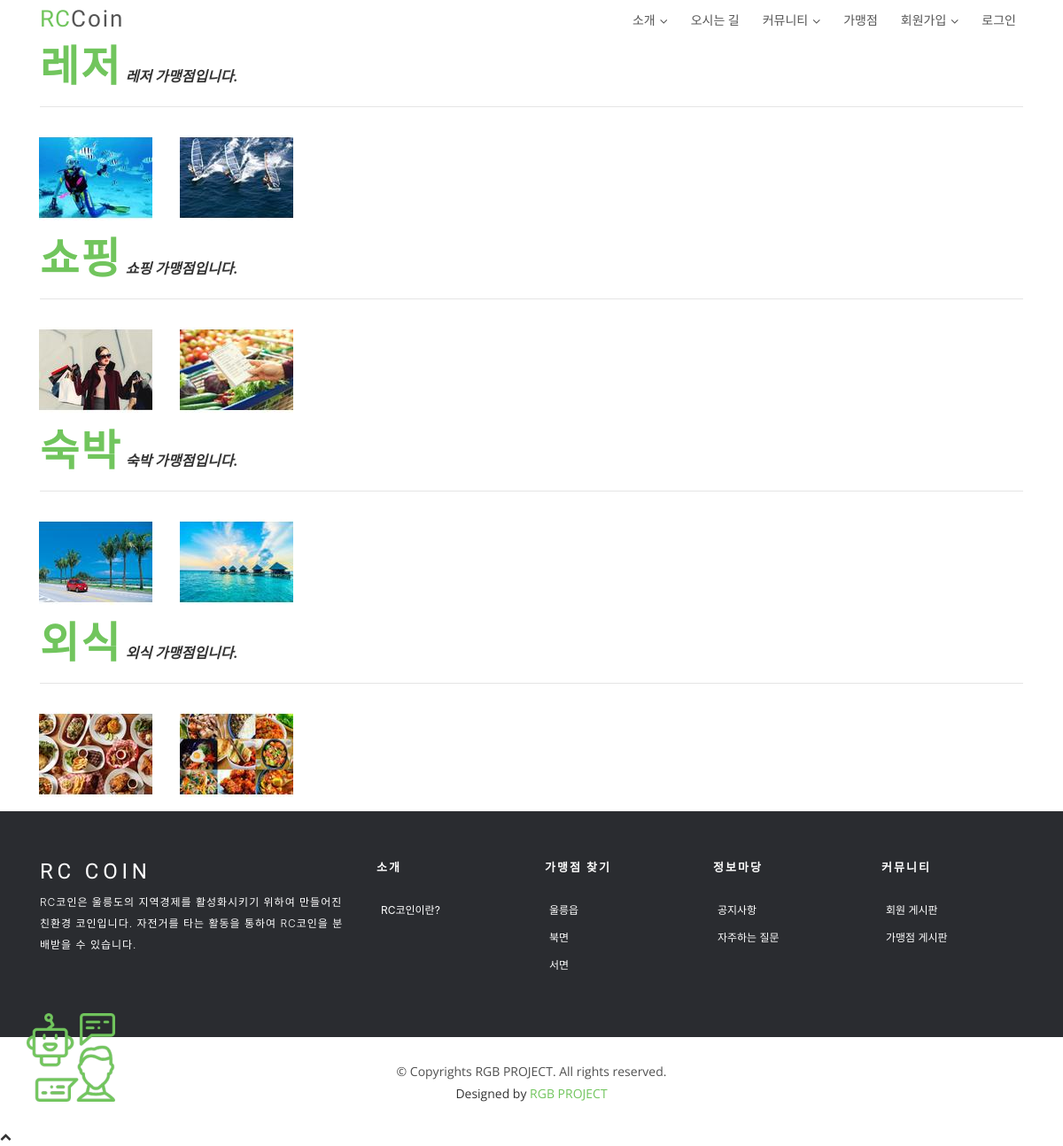
The app's page /photo/ with its own data.
### photo/models.py (models this page shows, shortened)
@python_2_unicode_compatible
class Album(models.Model):
    name = models.CharField(max_length=50)
    description = models.CharField('One Line Description', max_length=100, blank=True)
    class Meta:
        ordering = ['name']

@python_2_unicode_compatible
class Photo(models.Model):
    album = models.ForeignKey('Album', on_delete=models.CASCADE)
    title = models.CharField(max_length=50)
    image = ThumbnailImageField(upload_to='photo/%Y/%m')
    description = models.TextField('Photo Description', blank=True)
    upload_date = models.DateTimeField('Upload Date', auto_now_add=True)
    class Meta:
        ordering = ['title']
    def get_absolute_url(self):
        return reverse('photo:photo_detail', args=(self.id,))

### photo/views.py (the view)
class AlbumLV(ListView):
    model = Album

### photo/fields.py (called while the page is built)
def _add_thumb(s):
    parts = s.split(".")
    parts.insert(-1, "thumb")
    if parts[-1].lower() not in ['jpeg','jpg']:
        parts[-1]='jpg'
    return ".".join(parts)

    def _get_thumb_url(self):
        return _add_thumb(self.url)

### photo/templates/photo/album_list.html (shortened to what this page needs)
{% extends 'index_base.html' %}
{% load staticfiles %}
{% block content %}
{% block extrastyle %}{% static "photo/photo.css" %}{% endblock %}
<section id="team">
    <div class="container">
        <br>
        {% for item in object_list %}
        <div class="clear_float">
            <h2 id="a" style="display:inline"><a href="{% url 'photo:album_detail' item.id %}"> {{ item.name }}</a></h2>
            <b><i>{{ item.description }}</i></b>
        </div>
        <hr/>
        <div class="album-list">
            <div class="row">
                {% for photo in item.photo_set.all|slice:":5" %}
                <div class="album-list-photo">
                    <a href="{{ photo.get_absolute_url }}">
                    <img class="thumbnail" src="{{ photo.image.thumb_url }}" />
                    </a>
                </div>
                {% endfor %}
            </div>
        </div>
        {% endfor %}
    </div>
</section>
{% endblock content %}

### static/css/style.css (style rules this page uses)
body { background-color: #fff; color: #333; }
h1, h2, h3, h4, h5, h6 { margin: 0; }
h2 { color: #000; font-weight: 600; }
a { letter-spacing: 2px; text-decoration: none; }
#team h2 { margin: 0 0 10px 0; font-size: 48px; font-weight: 700; line-height: 56px; font-family: "Philosopher", sans-serif; color: #71c55d; }
#team .container .clear_float h2 > a { margin: 0 0 10px 0; font-size: 48px; font-weight: 700; line-height: 56px; font-family: "Philosopher", sans-serif; color: #71c55d; }

### records on screen
Album: name "레저", description "레저 가맹점입니다."
Photo: shows a picture
Photo: shows a picture
Album: name "쇼핑", description "쇼핑 가맹점입니다."
Photo: shows a picture
Photo: shows a picture
Album: name "숙박", description "숙박 가맹점입니다."
Photo: shows a picture
Photo: shows a picture
Album: name "외식", description "외식 가맹점입니다."
Photo: shows a picture
Photo: shows a picture
